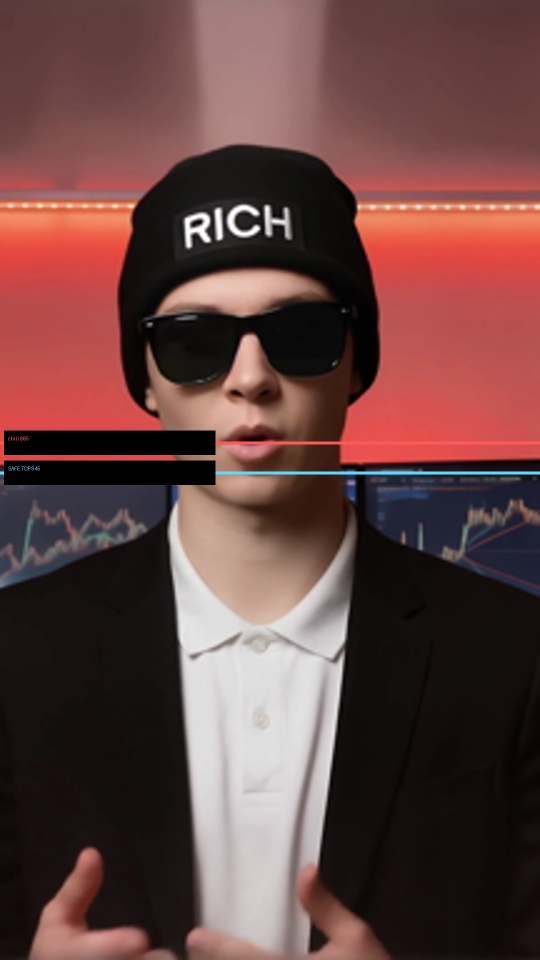
#> input picture lipsync_part_c-safearea.jpg, 1080 x 1920 px (shown at 1/2 size)
$ python swap-plaque.py ../lipsync_part_c-safearea.jpg ../lipsync_part_a-safearea.jpg 1.0 5
#> lines starting #> are read from the running program, lines starting #| are printed output that depends on the picture; pictures that were not available may be replaced by others from this repository, and a replacement may not be noted
#> further down, plate is the input picture: PIL image 1080x1920 RGB; mean R, G, B 101.7, 67.9, 66
"""Swap the wall plaque in a locked-off shot, without Fusion and without generating pixels.

Everything here is compositing of material we already have: the plaque plate we generated on
Higgsfield, and the shot's own wall. Festival Rules §4 permits mask-based retouching and
compositing explicitly; nothing is synthesised.

The shot is locked off (measured corner drift 1.67 = sensor noise), so one geometry serves every
frame and there is nothing to track.

Order matters: the insert is colour-matched, then softened to the shot's own sharpness, then
grained to the shot's own noise, and only then feathered in. Skip the last two and it reads as a
sticker no matter how good the geometry is.
"""
import sys
import numpy as np
from PIL import Image, ImageFilter

PLATE = 'tag.png'
BOX = (571, 604, 708, 691)          # measured plaque bbox in the target frame
FEATHER = 2.0


def measure(frame, box):
    x0, y0, x1, y1 = box
    old = frame[y0:y1, x0:x1].reshape(-1, 3)
    ring = np.vstack([frame[max(0, y0 - 45):y0 - 10, x0:x1].reshape(-1, 3),
                      frame[y1 + 10:y1 + 45, x0:x1].reshape(-1, 3)])
    return old, ring


def build_insert(plate_img, w, h, old, ring, sharp):
    """Return the new plaque, already matched to the shot."""
#> called with w = 137, h = 87, old = array of shape (11919, 3), ring = array of shape (9590, 3), sharp = 0.6
    ins = plate_img.resize((w, h), Image.LANCZOS)

    # soften to the shot's own resolving power. The plate is 1168px wide going into ~137px,
    # so it arrives far sharper than anything else in frame.
    ins = ins.filter(ImageFilter.GaussianBlur(sharp))
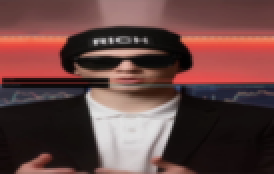
#> ins: PIL image 137x87 RGB (shown 2 times larger); mean R, G, B 101.7, 67.9, 66
    a = np.asarray(ins, dtype=np.float64)

    # colour match: put the insert's mean and spread where the old plaque's were, per channel.
    for c in range(3):
        s_m, s_s = a[..., c].mean(), a[..., c].std()
        t_m, t_s = old[:, c].mean(), old[:, c].std()
        if s_s > 1e-6:
            a[..., c] = (a[..., c] - s_m) * (t_s / s_s) + t_m
#> this loop made 3 passes
#> (s_m, s_s, t_m, t_s) on passes 1 to 3: (101.7, 76.88, 10.72, 7.53), (67.91, 57.48, 8.83, 5.21), (66.04, 56.23, 8.79, 4.96)

    # grain match: the wall's own temporal/spatial noise, so the patch is not suspiciously clean.
    a += np.random.normal(0, ring.std(0).mean(), a.shape)
    return np.clip(a, 0, 255)


def feather_mask(w, h, r):
    m = Image.new('L', (w, h), 255)
    m = m.filter(ImageFilter.GaussianBlur(r))
    return np.asarray(m, dtype=np.float64)[..., None] / 255.0


def swap(frame, plate_img, box=BOX, scale=1.0, dy=0, sharp=0.6, seed=0):
    np.random.seed(seed)
    x0, y0, x1, y1 = box
    old, ring = measure(frame, box)
    cx, cy = (x0 + x1) // 2, (y0 + y1) // 2 + dy
    w, h = int((x1 - x0) * scale), int((y1 - y0) * scale)
    nx0, ny0 = cx - w // 2, cy - h // 2

    ins = build_insert(plate_img, w, h, old, ring, sharp)
    out = frame.copy()

    # if the new plaque is smaller than the old one, the old one must be covered first.
    if scale < 1.0 or dy != 0:
        # A flat fill is visibly wrong: this wall carries a vignette, brighter at centre and
        # falling off toward the pillars, so one median colour reads as a pale rectangle.
        # Interpolate per column between the real wall above and the real wall below instead,
        # which reproduces the gradient the shot actually has.
        pad = 12
        py0, py1 = y0 - pad, y1 + pad
        px0, px1 = x0 - pad, x1 + pad
        hgt, wid = py1 - py0, px1 - px0
        # REAL wall texture, borrowed from beside the plaque at the same rows — never
        # synthesised. Adding random noise instead looks grainier than the wall it sits in,
        # which is exactly how the first attempt gave itself away.
        gap = 30
        srcx = px0 - gap - wid
        if srcx < 0:
            srcx = px1 + gap                                # fall back to the right side
        tex = frame[py0:py1, srcx:srcx + wid].copy()

        # Split the borrowed block: keep ONLY its high-frequency texture, and throw away the
        # lighting it came with — that lighting belongs to where it was, not where it is going.
        blur_r = max(hgt, wid) / 4.0
        tex_lo = np.asarray(Image.fromarray(np.clip(tex, 0, 255).astype(np.uint8))
                            .filter(ImageFilter.GaussianBlur(blur_r)), dtype=np.float64)
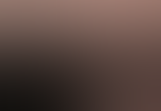
#> tex_lo: shape (111, 161, 3) float64; mean R, G, B 91.1, 71.6, 65.5
        tex_hi = tex - tex_lo
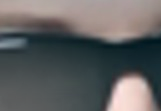
#> tex_hi: shape (111, 161, 3) float64; mean R, G, B -6.3, -5.6, -5.4; drawn with min black and max white

        # Rebuild the lighting from the four edges of the hole itself, bilinearly. This is the
        # cheapest honest inpaint of a smooth field and it follows the wall's vignette in both
        # directions, which a top/bottom-only blend does not.
        top = frame[py0 - 12:py0, px0:px1].mean(0)                    # (wid,3)
#> top = 161 rows, first 8: [200.2, 152.8, 137.8], [199.8, 152.5, 137.4], [198.8, 152.2, 136.8], [198, 151.7, 136.2], [197.7, 151.3, 135.8], [197.1, 150.8, 135.2], [196.2, 150.1, 134.5], [195.1, 149.4, 133.8]
        bot = frame[py1:py1 + 12, px0:px1].mean(0)                    # (wid,3)
#> bot = 161 rows, first 8: [9, 9, 9], [9, 9, 9], [9, 9, 9], [9, 9, 9], [9, 9, 9], [9, 9, 9], [9, 9, 9], [9, 9, 9]
        lef = frame[py0:py1, max(0, px0 - 12):px0].mean(1)            # (hgt,3)
#> lef = 111 rows, first 8: [183.7, 136.7, 122.5], [177.2, 131.2, 117.2], [171.1, 125.5, 112.6], [165.2, 119.5, 106.8], [157.2, 111.7, 100], [149.9, 104.7, 93.25], [142.1, 97.75, 88.25], [134.6, 90.92, 81.58]
        rig = frame[py0:py1, px1:px1 + 12].mean(1)                    # (hgt,3)
#> rig = 111 rows, first 8: [4.42, 2.42, 4.75], [4.33, 2.33, 4.67], [4.33, 2.33, 4.67], [4.08, 2.08, 4.42], [4, 2, 4.33], [4, 2, 4.33], [4, 2, 4.33], [4, 2, 4.33]
        ty = np.linspace(0, 1, hgt)[:, None, None]
        tx = np.linspace(0, 1, wid)[None, :, None]
        vert = top[None] * (1 - ty) + bot[None] * ty
        horz = lef[:, None] * (1 - tx) + rig[:, None] * tx
        lo = 0.5 * (vert + horz)
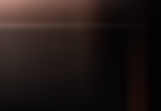
#> lo: shape (111, 161, 3) float64; mean of channels 0, 1, 2 34.8, 25.2, 22.3; drawn as R, G, B
        patch = lo + tex_hi
        m = feather_mask(px1 - px0, hgt, 12.0)
#> in feather_mask, `m = Image.new('L', (w, h), 255)`: m: PIL image 161x111 L; every value is 255
#> in feather_mask, `return np.asarray(m, dtype=np.float64)[..., None] / 255.0`: returned value: shape (111, 161, 1) float64; every value is 1
        reg = out[py0:py1, px0:px1]
        out[py0:py1, px0:px1] = reg * (1 - m) + patch * m
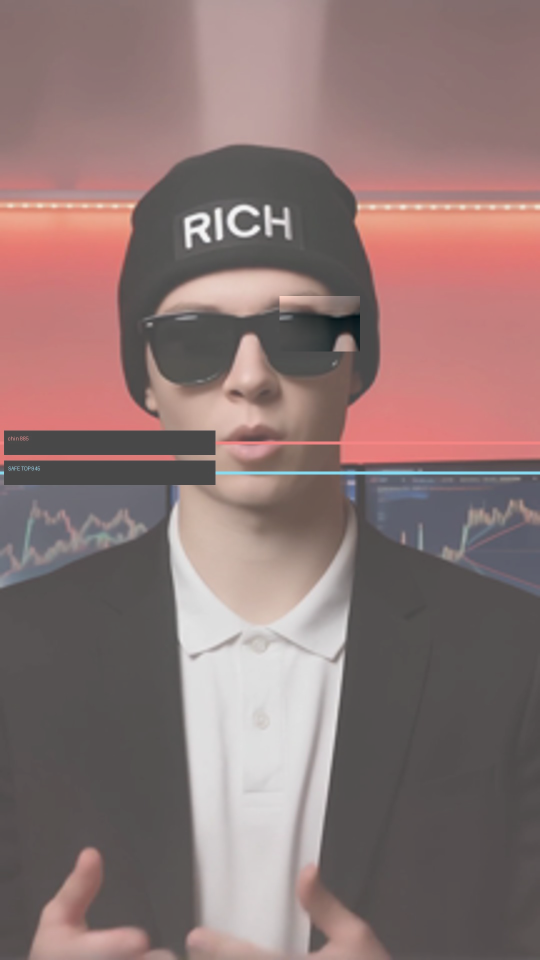
#> out: shape (1920, 1080, 3) float64 (shown at 1/2 size); mean R, G, B 101.8, 68, 66.1; drawn with min black and max white

    m = feather_mask(w, h, FEATHER)
#> in feather_mask (call 2), `m = Image.new('L', (w, h), 255)`: m: PIL image 137x87 L; every value is 255
#> in feather_mask (call 2), `return np.asarray(m, dtype=np.float64)[..., None] / 255.0`: returned value: shape (87, 137, 1) float64; every value is 1
    # clip against the frame edges — a bigger or moved plaque can run past the bottom,
    # and the mask has to be cropped by exactly the same amount as the insert.
    H, W = out.shape[:2]
#> H = 1920; W = 1080
    sy0, sx0 = max(0, -ny0), max(0, -nx0)
    dy0, dx0 = max(0, ny0), max(0, nx0)
    dy1, dx1 = min(H, ny0 + h), min(W, nx0 + w)
#> dy1 = 696; dx1 = 708
    sy1, sx1 = sy0 + (dy1 - dy0), sx0 + (dx1 - dx0)
#> sy1 = 87; sx1 = 137
    reg = out[dy0:dy1, dx0:dx1]
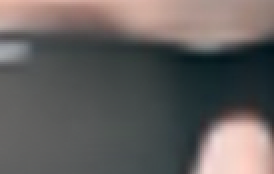
#> reg: shape (87, 137, 3) float64 (shown 2 times larger); mean R, G, B 7.6, 3.2, 1.7; drawn with min black and max white
    out[dy0:dy1, dx0:dx1] = reg * (1 - m[sy0:sy1, sx0:sx1]) + ins[sy0:sy1, sx0:sx1] * m[sy0:sy1, sx0:sx1]
    return np.clip(out, 0, 255)
#> returned value: shape (1920, 1080, 3) float64


if __name__ == '__main__':
    src, dst = sys.argv[1], sys.argv[2]
    scale = float(sys.argv[3]) if len(sys.argv) > 3 else 1.0
    dy = int(sys.argv[4]) if len(sys.argv) > 4 else 0
    frame = np.asarray(Image.open(src).convert('RGB'), dtype=np.float64)
    plate = Image.open(PLATE).convert('RGB')
    Image.fromarray(swap(frame, plate, scale=scale, dy=dy).astype(np.uint8)).save(dst)
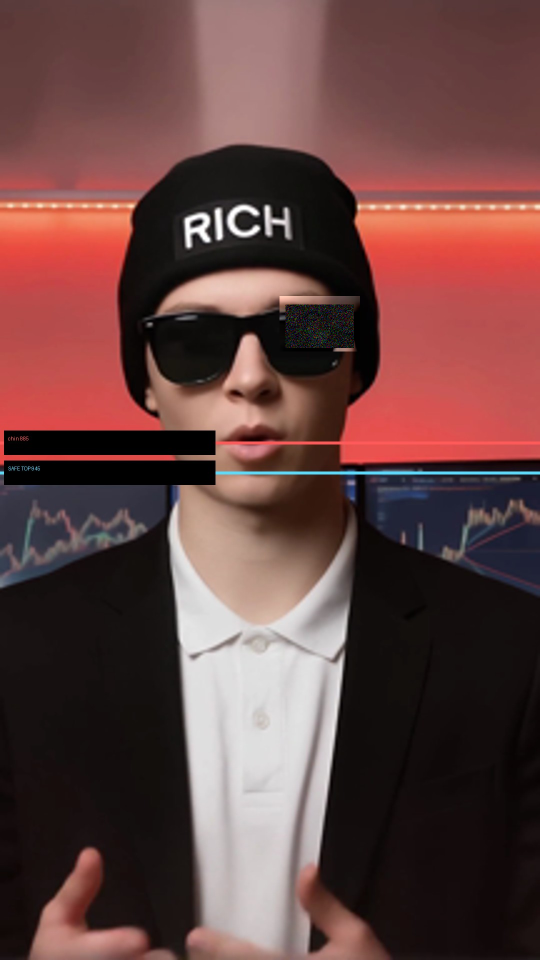
#> saved as lipsync_part_a-safearea.jpg: PIL image 1080x1920 RGB (shown at 1/2 size); mean R, G, B 101.9, 68.1, 66.2
    print(dst)
